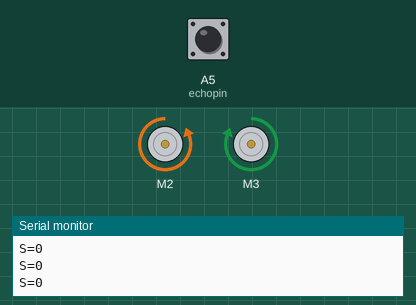
This sketch was run on a simulated Arduino Uno, built with avr-gcc and run on an emulated ATmega328P. On the bench: 2 × DC motor (green arrow = forward, orange = backward, longer = faster), the last lines printed to the serial monitor. The test bench sets the inputs (shaded band); at power-on: A5 (echopin) LOW.

Above: at 10.8 s.
10.9 s: A5 (echopin) pulsed HIGH 2 times (0.12 s each, 0.3 s apart)
At 12.0 s:
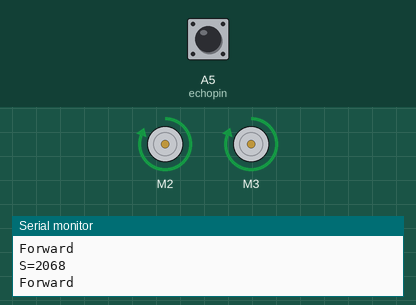
At 12.8 s:
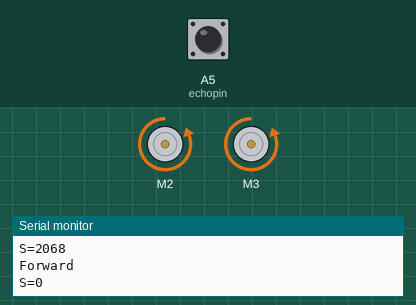
Timing chart, 0 to 20.4 s (numbered marks = the images above; inputs shaded):
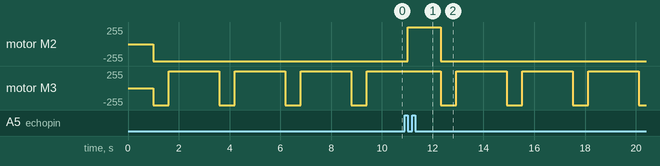

The sketch:

1._Obstacle_Avoiding.ino
```cpp
// Created by RoboticSchools.
// Robotics and Coding always fun when we're doing with our hands.
// " Welcome to the Roboteer's World "

// OBSTACLE AVAOIDING ROBOT - 2 WHEEL DRIVE

#include "AFMotor.h"

#define echopin A5 // echo pin  //change these two numbers to respective numbers those are connected in Arduino.
#define trigpin A4 // Trigger pin


AF_DCMotor motor1(2, MOTOR12_64KHZ); // Rightside Motor
AF_DCMotor motor2(3, MOTOR12_64KHZ); // Leftside Motor

int distance;
long duration;

int set = 15;        //This is the distance between object and ultrasonic sensor to respond

void setup() {
  Serial.begin(9600);           // Initialize serial port
  Serial.println("Start");

  pinMode (trigpin, OUTPUT);
  pinMode (echopin, INPUT );

  motor1.setSpeed(255);          // set the motor speed to 0-255
  motor2.setSpeed(255);

}

void loop() {
 distance = data();
 Serial.print("S=");
 Serial.println(distance);
  if (distance > set){
    Serial.println("Forward");
    motor1.run(FORWARD);         // turn it on going forward
    motor2.run(FORWARD);
    }
  else{
     motor1.run(BACKWARD);   // turn it on going backward
     motor2.run(BACKWARD);
     delay(600);
     motor1.run(BACKWARD);   // turn it on going right
     motor2.run(FORWARD);
     delay(1000);
   }
}


long data(){
  digitalWrite(trigpin, LOW);
  delayMicroseconds(2);
  digitalWrite(trigpin, HIGH);
  delayMicroseconds(10);
  duration = pulseIn (echopin, HIGH);
  return duration / 29 / 2;
}
```

Measured:
- after the input at 10.9 s, motor M2: backward 255/255 → forward 255/255 after 0.12 s, → backward 255/255 1.3 s later
- by itself, motor M3: alternates forward 255/255 for 2.0 s and backward 255/255 for 0.60 s
